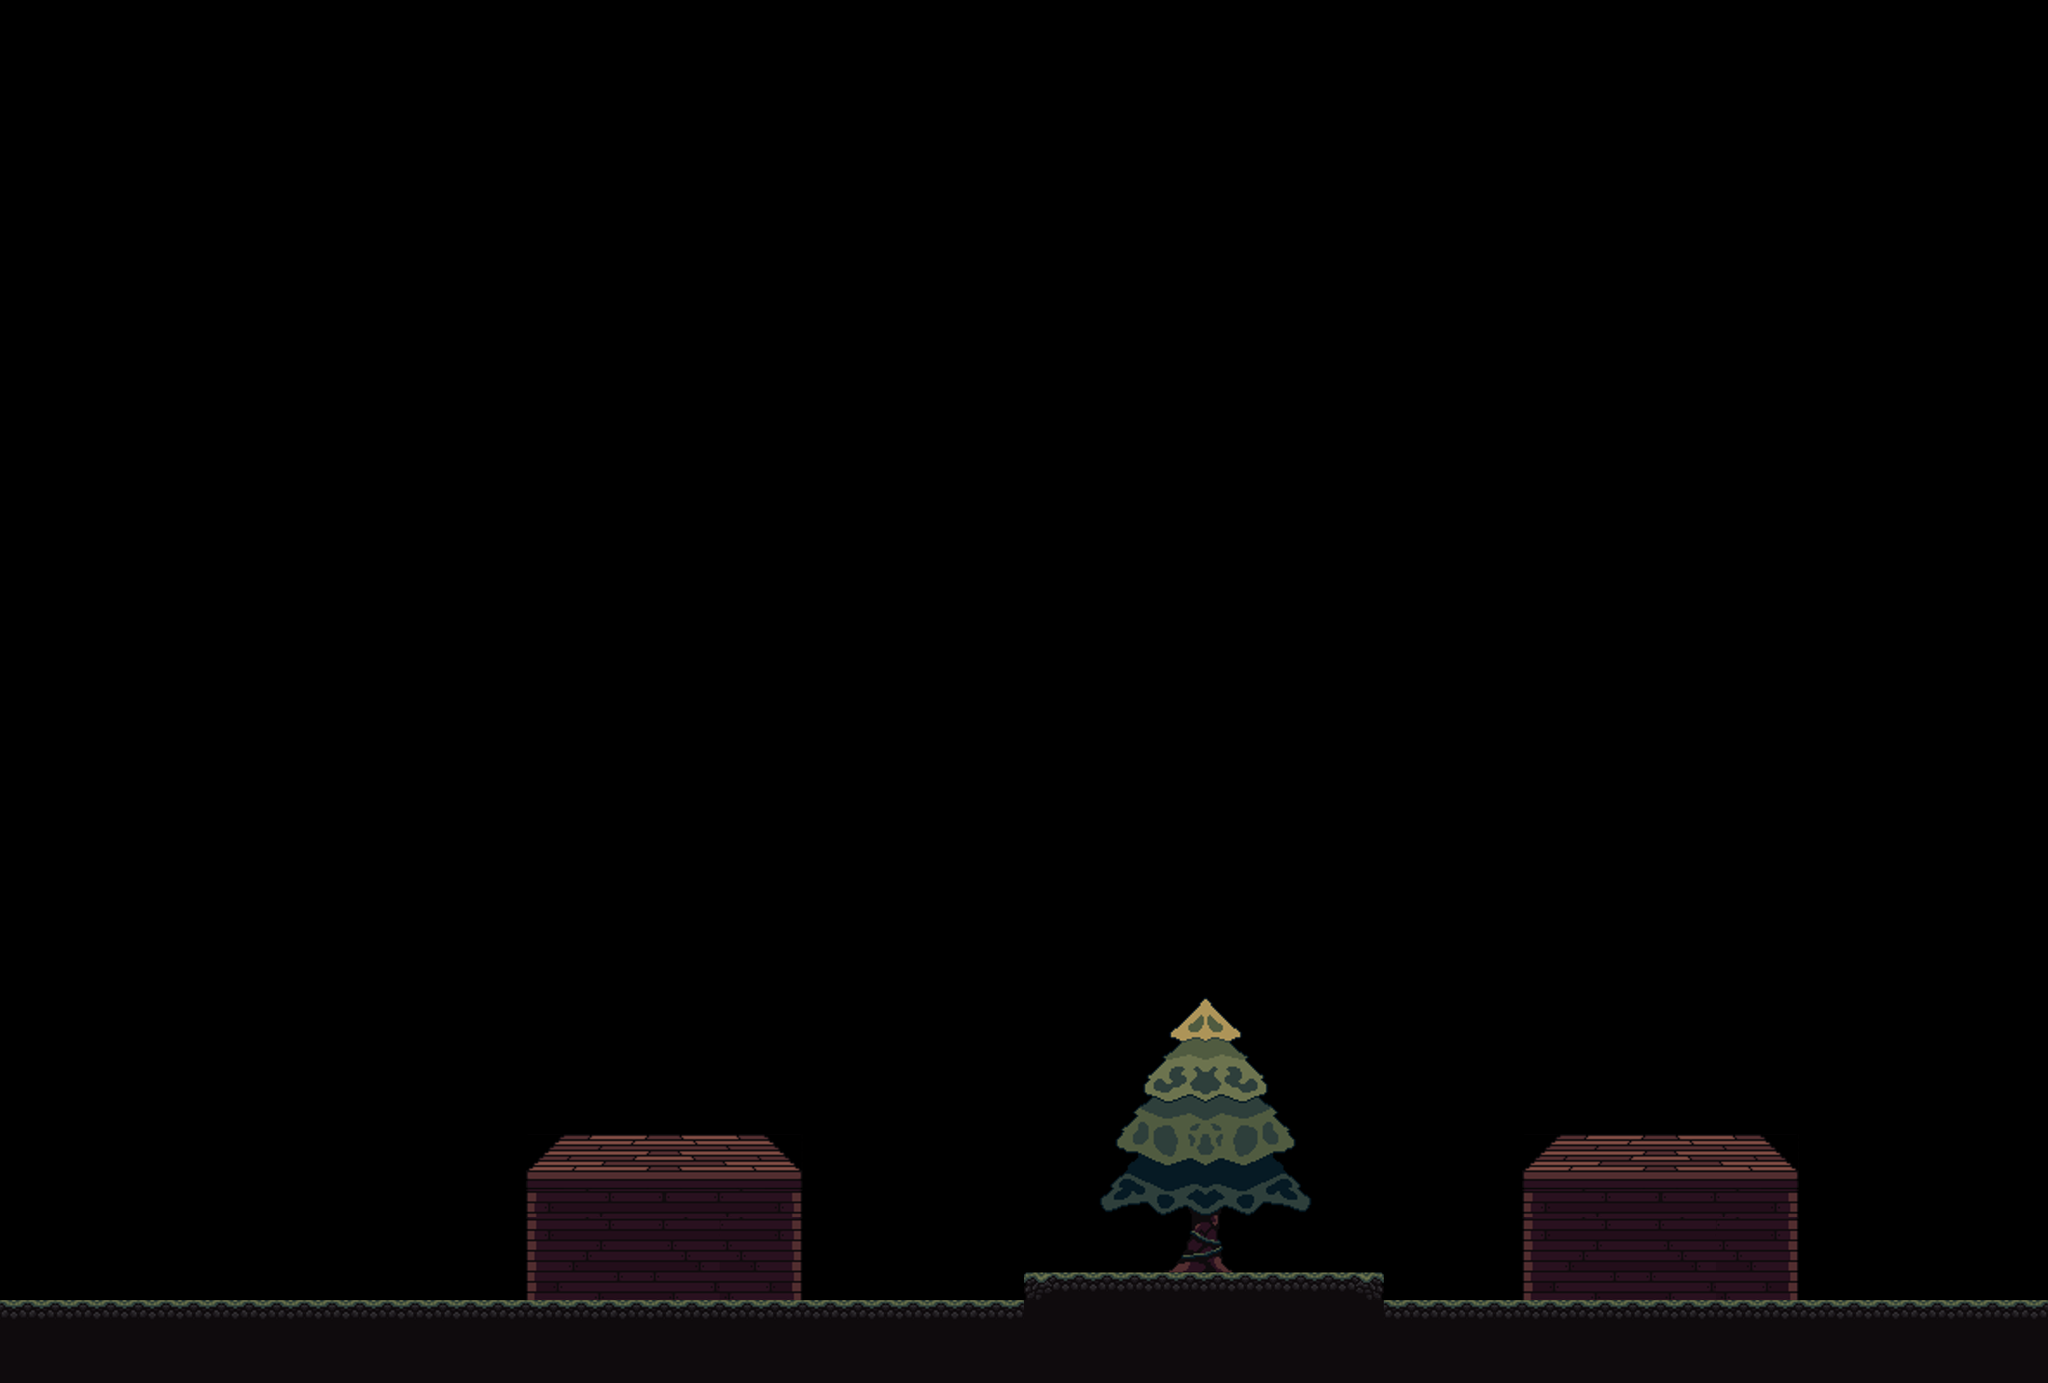

A 2D game scene composited from a Tiled map and its tileset images. What follows is a short description and the map's XML, with each tile layer's data collapsed to a summary:
An orthogonal 74x50 tile map with 32x32 px tiles, 2 tile layers (ground, background0) and 5 objects (2x barrel, townForestTransfer, forestTownTransferLocation, npc).

<map version="1.2" tiledversion="1.3.1" orientation="orthogonal" renderorder="right-down" compressionlevel="0" width="74" height="50" tilewidth="32" tileheight="32" infinite="0" nextlayerid="9" nextobjectid="6">
 <editorsettings>
  <export target="town.json" format="json" />
 </editorsettings>
 <properties>
  <property name="backgroundSet" value="green-hills" />
  <property name="entityLayerCollisions" value="adventurer:ground,arrow:ground" />
 </properties>
 <tileset firstgid="1" source="../tilesets/core-tileset.tsx" />
 <layer id="1" name="ground" width="74" height="50">
  <properties>
   <property name="collides" type="bool" value="true" />
   <property name="depth" value="ground" />
  </properties>
  <data>[3700 cells, 80 non-empty, 4 distinct tile ids]</data>
 </layer>
 <layer id="2" name="background0" width="74" height="50">
  <properties>
   <property name="depth" value="background0" />
  </properties>
  <data>[3700 cells, 339 non-empty, 103 distinct tile ids]</data>
 </layer>
 <objectgroup id="5" name="zones">
  <object id="1" name="townForestTransfer" x="-0.446327" y="1171.57" width="82.8151" height="335.731">
   <properties>
    <property name="toAreaKey" value="forest" />
    <property name="toMarker" value="townForestTransferLocation" />
    <property name="zone" type="bool" value="true" />
   </properties>
  </object>
 </objectgroup>
 <objectgroup id="6" name="markers">
  <object id="2" name="forestTownTransferLocation" x="116.057" y="1506.01">
   <properties>
    <property name="marker" type="bool" value="true" />
   </properties>
   <point />
  </object>
 </objectgroup>
 <objectgroup id="7" name="barrels">
  <properties>
   <property name="depth" value="background0" />
  </properties>
  <object id="3" name="barrel" type="barrel" x="439.169" y="1510.91">
   <point />
  </object>
  <object id="4" name="barrel" type="barrel" x="869.454" y="1510.1">
   <point />
  </object>
 </objectgroup>
 <objectgroup id="8" name="npcs">
  <properties>
   <property name="depth" value="background0" />
  </properties>
  <object id="5" name="girl" type="npc" x="546.207" y="1504.64">
   <properties>
    <property name="conversationKey" value="girl" />
    <property name="initialStateId" value="girl-idle" />
    <property name="npcId" value="girl" />
    <property name="stateSet" value="girl" />
    <property name="texture" value="girl" />
   </properties>
   <point />
  </object>
 </objectgroup>
</map>
